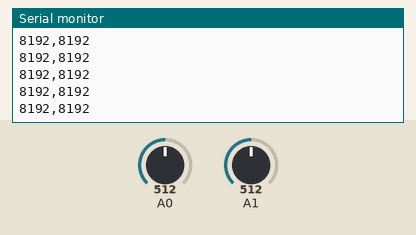
Bench run of a sketch on a simulated Arduino Uno R4 Minima. On the bench: the last lines printed to the serial monitor. Inputs (shaded band) come from the test bench; at power-on: A0 = 512, A1 = 512 (analog values on the 0–1023 scale).

Above: at 1.2 s.
1.3 s: A0 set to 716
At 1.31 s:
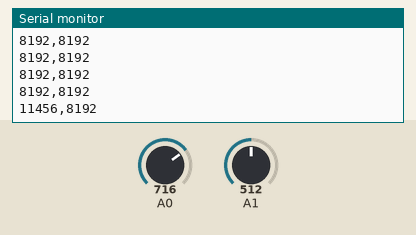
2.8 s: A1 set to 716
At 2.81 s:
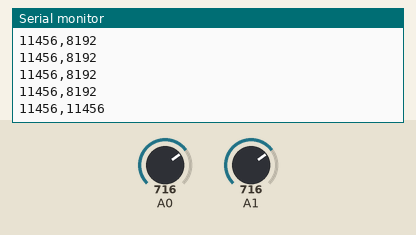
4.3 s: A0 set to 900
At 4.32 s:
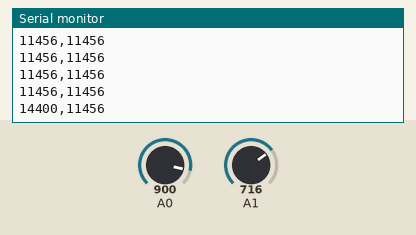
5.8 s: A1 set to 900
At 5.82 s:
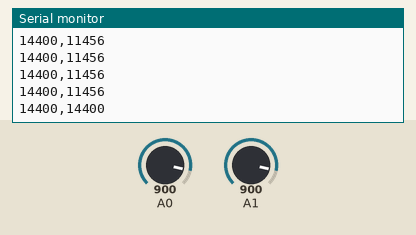
Timing chart, 0 to 8.3 s (numbered marks = the images above; inputs shaded):
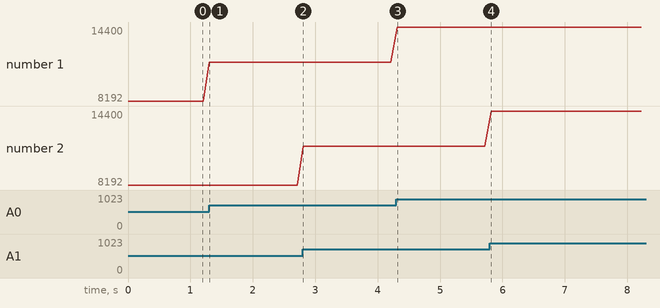

Measured:
- after the input at 1.3 s, the serial monitor: prints a new line at once (image 1)
- after the input at 2.8 s, the serial monitor: prints a new line at once (image 2)
- after the input at 4.3 s, the serial monitor: prints a new line at once (image 3)
- after the input at 5.8 s, the serial monitor: prints a new line at once (image 4)
- plotted number 1: 8192 → 11456 after the input at 1.3 s, 11456 → 14400 after the input at 4.3 s

The sketch:

nano_r4_two_channel.ino
```cpp
// Nano R4 bench acquisition sketch tested through Arduino IDE.
// A0/A1: raw 14-bit ADC counts. CSV header followed by two integers per line.
// This 10 Hz bench test is not the final EOG acquisition firmware.
void setup() {
  Serial.begin(115200);
  analogReadResolution(14);
  while (!Serial) {
    delay(10);
  }
  Serial.println("horizontal,vertical");
}

void loop() {
  int horizontal = analogRead(A0);
  int vertical = analogRead(A1);
  Serial.print(horizontal);
  Serial.print(",");
  Serial.println(vertical);
  delay(100);
}
```
